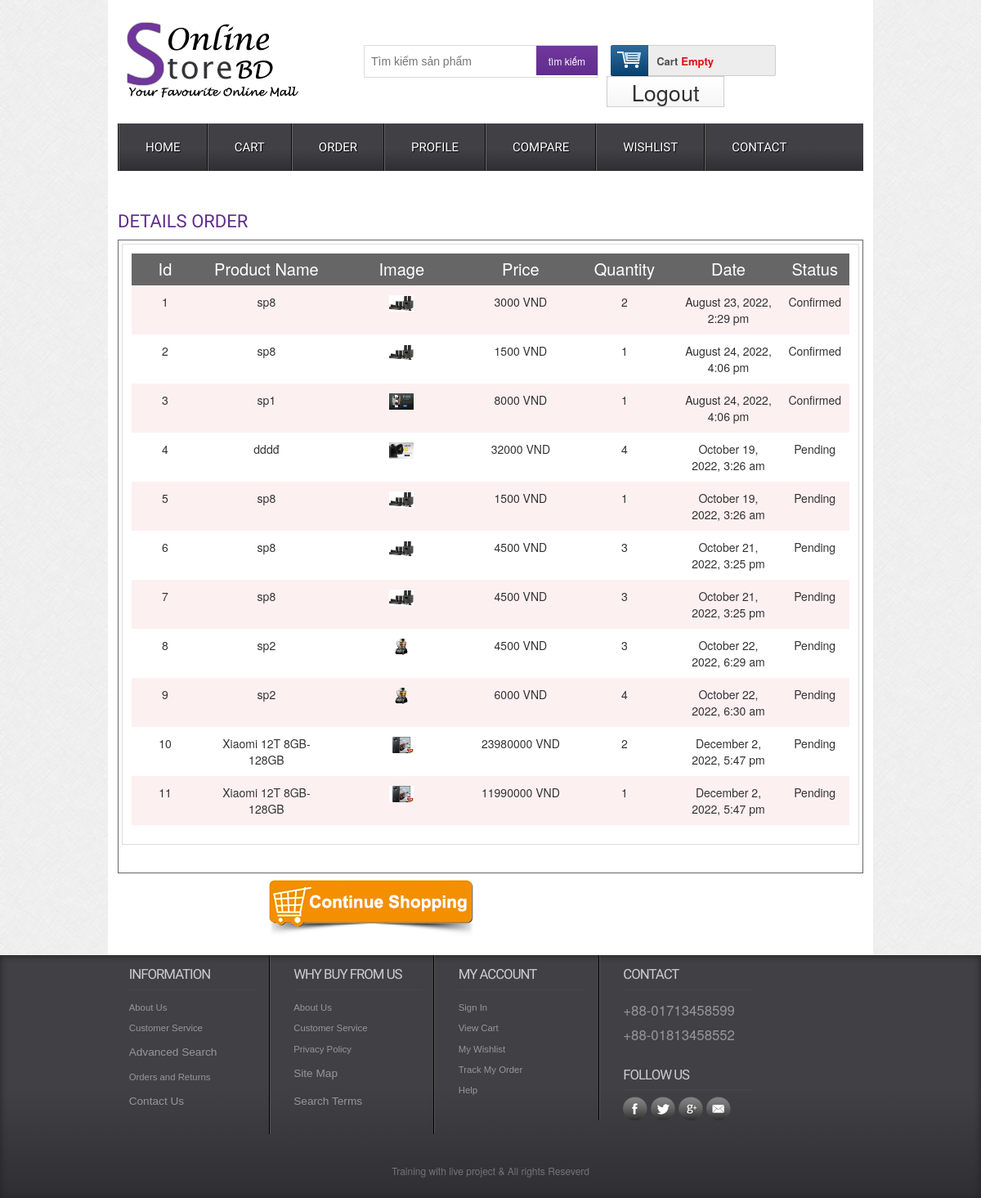
Screenshot of /orderdetails.php (signed in) with the database file from the repository.
### tables this page shows
CREATE TABLE `tbl_order` (
  `id` int(11) NOT NULL,
  `productId` int(11) UNSIGNED NOT NULL,
  `productName` tinytext NOT NULL,
  `customer_id` int(11) UNSIGNED NOT NULL,
  `quantity` int(11) NOT NULL,
  `price` varchar(255) NOT NULL,
  `image` varchar(255) NOT NULL,
  `status` int(11) NOT NULL DEFAULT 0,
  `date_order` timestamp NOT NULL DEFAULT current_timestamp()
);

### classes/cart.php (called while the page is built, shortened)
<?php
$filepath=realpath(dirname(__FILE__));
include_once ($filepath.'/../lib/database.php');
include_once  ($filepath.'/../helpers/format.php');
?>
<?php
    class cart
    {
        private $db;
        public function __construct()
        {
            $this->db =new Database();
        }
        public function check_cart(){
            $sId=session_id();
            $query="SELECT * FROM tbl_cart where sId='$sId'";
            $result=$this->db->select($query);
            return $result;
        }
        public function get_cart_ordered($customer_id){
            $query="SELECT  * from tbl_order where customer_id='$customer_id'";
            $get_cart_order=$this->db->select($query);
            return $get_cart_order;
        }
    }
?>

### lib/database.php (called while the page is built, shortened)
<?php
Class Database{
   public $host   = DB_HOST;
   public $user   = DB_USER;
   public $pass   = DB_PASS;
   public $dbname = DB_NAME;
   public $link;
private function connectDB(){
   $this->link = new mysqli($this->host, $this->user, $this->pass,
    $this->dbname);
    mysqli_set_charset($this->link,"utf8");
 }
public function select($query){
  $result = $this->link->query($query) or die($this->link->error.__LINE__);
  if($result->num_rows > 0){
    return $result;
  } else {
    return false;
  }
 }
}

### lib/session.php (called while the page is built, shortened)
<?php
class Session{
 public static function get($key){
    if (isset($_SESSION[$key])) {
     return $_SESSION[$key];
    } else {
     return false;
    }
 }
}
?>

### helpers/format.php (called while the page is built, shortened)
<?php
class Format{
 public function formatDate($date){
    return date('F j, Y, g:i a', strtotime($date));
 }
}
?>

### orderdetails.php (the view, shortened to what this page needs)
<?php
	include 'inc/header.php';
?>
<?php
   $ct=new cart();
?>
<form action="" method="post">
<div class="main">
    <div class="content">
    	<div class="section group">
            <div class="heading">
                <h3>Details Order</h3>
            </div>
            <div class="box_left">
            <div class="cartpage">
						<table class="tblone">
							<tr>
                                <th width="10%">Id</th>
								<th width="20%">Product Name</th>
								<th width="20%">Image</th>
								<th width="15%">Price</th>
								<th width="15%">Quantity</th>
								<th width="15%">Date</th>
								<th width="10%">Status</th>
							</tr>
							<?php
                            $customer_id= Session::get('customer_id');
							$get_cart_ordered=$ct->get_cart_ordered($customer_id);
							if($get_cart_ordered){
								$i=0;
								while($result=$get_cart_ordered->fetch_assoc()){
									$i++;
							?>
							<tr>
                                <td><?php echo $i?></td>
								<td><?php echo $result['productName']?></td>
								<td><img src="admin/uploads/<?php echo $result['image']?>" alt=""></td>
								<td><?php echo $result['price'].' '.'VND'?></td>
								<td><?php echo $result['quantity'] ?></td>
								<td><?php echo $fm->formatDate($result['date_order']) ?></td>
                                <td>
                                    <?php
                                    if($result['status']==0){
                                        echo 'Pending';
                                    }elseif($result['status']==1){
                                    ?>
                                        <a href="?confirmid=<?php echo $customer_id?>&price=<?php echo $result['price'] ?>&time=<?php echo $result['date_order'] ?>">Shifted</a>
                                    <?php
                                    }else{
                                        echo 'Confirmed';
                                    }
                                    ?>
                                </td>
							</tr>
						<?php
                                }
                            }
                        ?>
						</table>
					</div>
                    <div class="shopping">
						<div class="shopleft">
							<a href="index.php"> <img src="images/shop.png" alt="" /></a>
						</div>
                    </div>
    		</div>
 		</div>
 	</div>
</div>
</form>
<?php
	include'inc/footer.php';
?>

### inc/header.php (shortened to what this page needs)
<?php
    include_once'lib/session.php';
?>
<?php
$filepath=realpath(dirname(__FILE__));
include_once ($filepath.'/../lib/database.php');
include_once  ($filepath.'/../helpers/format.php');
	$fm=new Format();
	$ct=new cart();
?>
<!DOCTYPE HTML>
<head>
<link href="css/style.css" rel="stylesheet" type="text/css" media="all"/>
<link href="css/menu.css" rel="stylesheet" type="text/css" media="all"/>
<link rel="stylesheet" href="https://cdn.jsdelivr.net/npm/bootstrap@3.3.7/dist/css/bootstrap.min.css">
</head>
<body>
  <div class="wrap">
		<div class="header_top">
			<div class="logo">
				<a href="index.php"><img src="images/logo.png" alt="" /></a>
			</div>
			  <div class="header_top_right">
			    <div class="search_box">
				    <form action="search.php" method="post" >
				    	<input type="text" placeholder="Tìm kiếm sản phẩm" name="tukhoa" >
						<input type="submit" name="search_product" value="tìm kiếm">
				    </form>
			    </div>
			    <div class="shopping_cart">
					<div class="cart">
						<a href="#" title="View my shopping cart" rel="nofollow">
								<span class="cart_title">Cart</span>
								<span class="no_product">
									<?php
									$check_cart=$ct->check_cart();
									if($check_cart){
										$sum=Session::get("sum");
										$qty=Session::get("qty");
										echo $fm->format_currency($sum).' '.'đ'.'-'.'Qty:'.$qty;
									}else{
										echo 'Empty';
									}
									?>
								</span>
							</a>
						</div>
			      </div>
		   <div class="login">
			<?php
			$login_check=Session::get('customer_login');
			if($login_check==false){
				echo '<a href="login.php">Login</a></div>';
			}else{
				echo '<a href="?customer_id='. Session::get('customer_id').'">Logout</a></div>';
			}
			?>
	 </div>
 </div>
<div class="menu">
	<ul id="dc_mega-menu-orange" class="dc_mm-orange">
	  <li><a href="index.php">Home</a></li>
	  <?php
	   if($check_cart=true){
		echo '<li><a href="cart.php">Cart</a></li>';
	   }else{
		echo '';
	   }
	  ?>
	  <?php
	   if($check_order=true){
		echo '<li><a href="orderdetails.php">Order</a></li>';
	   }else{
		echo '';
	   }
	  ?>
	  <?php
	  $login_check=Session::get('customer_login');
	  if($login_check==false){
		echo '';
	  }else{
		echo ' <li><a href="profile.php">Profile</a> </li>';
	  }
	  ?>
	<?php
	  $login_check=Session::get('customer_login');
	  if($login_check){
		echo '<li><a href="compare.php">Compare</a> </li>' ;
	  }
	?>
	<?php
	  $login_check=Session::get('customer_login');
	  if($login_check){
		echo '<li><a href="wishlist.php">Wishlist</a> </li>' ;
	  }
	?>
	  <li><a href="contact.php">Contact</a> </li>
	</ul>
</div>

### inc/footer.php (shortened to what this page needs)
</div>
   <div class="footer">
   	  <div class="wrapper">
	     <div class="section group">
				<div class="col_1_of_4 span_1_of_4">
						<h4>Information</h4>
						<ul>
						<li><a href="#">About Us</a></li>
						<li><a href="#">Customer Service</a></li>
						<li><a href="#"><span>Advanced Search</span></a></li>
						<li><a href="#">Orders and Returns</a></li>
						<li><a href="#"><span>Contact Us</span></a></li>
						</ul>
					</div>
				<div class="col_1_of_4 span_1_of_4">
					<h4>Why buy from us</h4>
						<ul>
						<li><a href="about.php">About Us</a></li>
						<li><a href="faq.php">Customer Service</a></li>
						<li><a href="#">Privacy Policy</a></li>
						<li><a href="contact.php"><span>Site Map</span></a></li>
						<li><a href="details.php"><span>Search Terms</span></a></li>
						</ul>
				</div>
				<div class="col_1_of_4 span_1_of_4">
					<h4>My account</h4>
						<ul>
							<li><a href="contact.php">Sign In</a></li>
							<li><a href="index.php">View Cart</a></li>
							<li><a href="#">My Wishlist</a></li>
							<li><a href="#">Track My Order</a></li>
							<li><a href="faq.php">Help</a></li>
						</ul>
				</div>
				<div class="col_1_of_4 span_1_of_4">
					<h4>Contact</h4>
						<ul>
							<li><span>+88-01713458599</span></li>
							<li><span>+88-01813458552</span></li>
						</ul>
						<div class="social-icons">
							<h4>Follow Us</h4>
					   		  <ul>
							      <li class="facebook"><a href="#" target="_blank"> </a></li>
							      <li class="twitter"><a href="#" target="_blank"> </a></li>
							      <li class="googleplus"><a href="#" target="_blank"> </a></li>
							      <li class="contact"><a href="#" target="_blank"> </a></li>
						     </ul>
   	 					</div>
				</div>
			</div>
			<div class="copy_right">
				<p>Training with live project &amp; All rights Reseverd </p>
		   </div>
     </div>
    </div>
    <link href="css/flexslider.css" rel='stylesheet' type='text/css' />
</body>
</html>

### css/menu.css (style rules this page uses)
ul.dc_mm-orange,ul.dc_mm-orange li { border:none; list-style:none; }
ul.dc_mm-orange { background: #414045; background: -moz-linear-gradient(top, #414045 55%, #2f2e33 100%); background: -webkit-gradient(linear, left top, left bottom, color-stop(55%,#414045), color-stop(100%,#2f2e33)); background: -webkit-linear-gradient(top, #414045 55%,#2f2e33 100%); background: -o-linear-gradient(top, #414045 55%,#2f2e33 100%); background: -ms-linear-gradient(top, #414045 55%,#2f2e33 100%); background: linear-gradient(to bottom, #414045 55%,#2f2e33 100%); filter: progid:DXImageTransform.Microsoft.gradient( startColorstr='#414045', endColorstr='#2f2e33',GradientType=0 ); font:normal 13px Arial,sans-serif; padding:0; position:relative; width:100%; }
ul.dc_mm-orange li { float:left; margin:0; padding:0; }
ul.dc_mm-orange li a { color:#fff; display:block; float:left; font-size:15px; padding:20px 32px; text-decoration:none; text-shadow:1px 1px 1px #000; text-transform:uppercase; font-family:'Doppio One', sans-serif; border-left:2px groove #636363; }

### orderdetails.php (style rules this page uses)
.box_left { width: 100%; border: 1px solid #666; padding: 4px; }

### rows the page displays
tbl_order: productName "sp8", image (picture), price "3000", quantity "2", date_order "August 23, 2022, 2:29 pm", status "Confirmed"
tbl_order: productName "sp8", image (picture), price "1500", quantity "1", date_order "August 24, 2022, 4:06 pm", status "Confirmed"
tbl_order: productName "sp1", image (picture), price "8000", quantity "1", date_order "August 24, 2022, 4:06 pm", status "Confirmed"
tbl_order: productName "dddđ", image (picture), price "32000", quantity "4", date_order "October 19, 2022, 3:26 am", status "Pending"
tbl_order: productName "sp8", image (picture), price "1500", quantity "1", date_order "October 19, 2022, 3:26 am", status "Pending"
tbl_order: productName "sp8", image (picture), price "4500", quantity "3", date_order "October 21, 2022, 3:25 pm", status "Pending"
tbl_order: productName "sp8", image (picture), price "4500", quantity "3", date_order "October 21, 2022, 3:25 pm", status "Pending"
tbl_order: productName "sp2", image (picture), price "4500", quantity "3", date_order "October 22, 2022, 6:29 am", status "Pending"
tbl_order: productName "sp2", image (picture), price "6000", quantity "4", date_order "October 22, 2022, 6:30 am", status "Pending"
tbl_order: productName "Xiaomi 12T 8GB-128GB", image (picture), price "23980000", quantity "2", date_order "December 2, 2022, 5:47 pm", status "Pending"
tbl_order: productName "Xiaomi 12T 8GB-128GB", image (picture), price "11990000", quantity "1", date_order "December 2, 2022, 5:47 pm", status "Pending"
